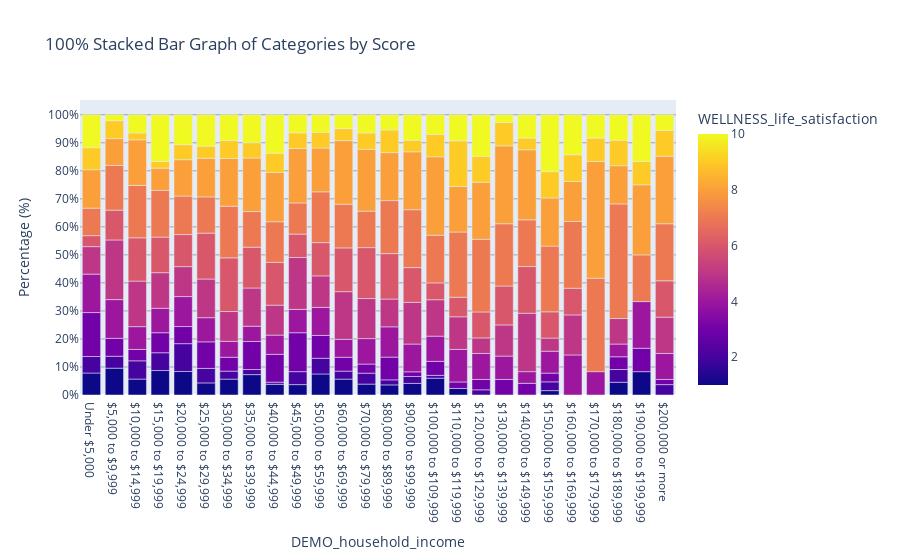

Notebook code for this chart:
### Code cell
x = 'DEMO_household_income'
Y = 'WELLNESS_life_satisfaction'

df_count = data_cross_2021.groupby(['DEMO_household_income', Y]).size().reset_index(name='Count')

# Unique sort to preserve the order of life satisfaction while also sorting the household income
for value in income_mapping.keys():
	df_count = pd.concat([df_count, df_count.loc[df_count['DEMO_household_income'] == value]], ignore_index=True)
df_count = df_count.iloc[len(df_count) // 2 :]

# Calculate the percentage directly in the DataFrame and scale it to 0-1
df_count['Percentage'] = df_count.groupby('DEMO_household_income')['Count'].transform(lambda x: x / x.sum())

# Create a stacked bar graph
fig = px.bar(df_count, x='DEMO_household_income', y='Percentage', color=Y,
             title='100% Stacked Bar Graph of Categories by Score',
             labels={'Percentage': 'Percentage (%)'},
             color_continuous_scale=px.colors.sequential.Plasma,
			)

# Update layout
fig.update_layout(
    barmode='stack',
    yaxis=dict(
        tickvals=[i / 100 for i in range(0, 101, 10)],
        ticktext=[f"{i}%" for i in range(0, 101, 10)],
        dtick=0.1,  # Add grid lines every 10%
        gridcolor='rgba(0, 0, 0, 0.3)'
    )
)

# Show the figure
fig.show()

### Figure 1 — Plotly figure (JSON) as saved in the notebook; plotly's stock layout.template omitted (floating-point values rounded to 4 significant figures; data arrays with more than 128 entries replaced by an {"elided": "..."} marker saying what was removed)
{"data": [{"alignmentgroup": "True", "hovertemplate": "DEMO_household_income=%{x}<br>Percentage (%)=%{y}<br>WELLNESS_life_satisfaction=%{marker.color}<extra></extra>", "legendgroup": "", "marker": {"color": {"elided": "241 int values"}, "coloraxis": "coloraxis", "pattern": {"shape": ""}}, "name": "", "offsetgroup": "", "orientation": "v", "showlegend": false, "textposition": "auto", "type": "bar", "x": {"elided": "241 str values"}, "xaxis": "x", "y": {"elided": "241 float values"}, "yaxis": "y"}], "layout": {"barmode": "stack", "coloraxis": {"colorbar": {"title": {"text": "WELLNESS_life_satisfaction"}}, "colorscale": [[0, "#0d0887"], [0.1111, "#46039f"], [0.2222, "#7201a8"], [0.3333, "#9c179e"], [0.4444, "#bd3786"], [0.5556, "#d8576b"], [0.6667, "#ed7953"], [0.7778, "#fb9f3a"], [0.8889, "#fdca26"], [1, "#f0f921"]]}, "legend": {"tracegroupgap": 0}, "title": {"text": "100% Stacked Bar Graph of Categories by Score"}, "xaxis": {"anchor": "y", "domain": [0, 1], "title": {"text": "DEMO_household_income"}}, "yaxis": {"anchor": "x", "domain": [0, 1], "dtick": 0.1, "gridcolor": "rgba(0, 0, 0, 0.3)", "ticktext": ["0%", "10%", "20%", "30%", "40%", "50%", "60%", "70%", "80%", "90%", "100%"], "tickvals": [0, 0.1, 0.2, 0.3, 0.4, 0.5, 0.6, 0.7, 0.8, 0.9, 1], "title": {"text": "Percentage (%)"}}}}
